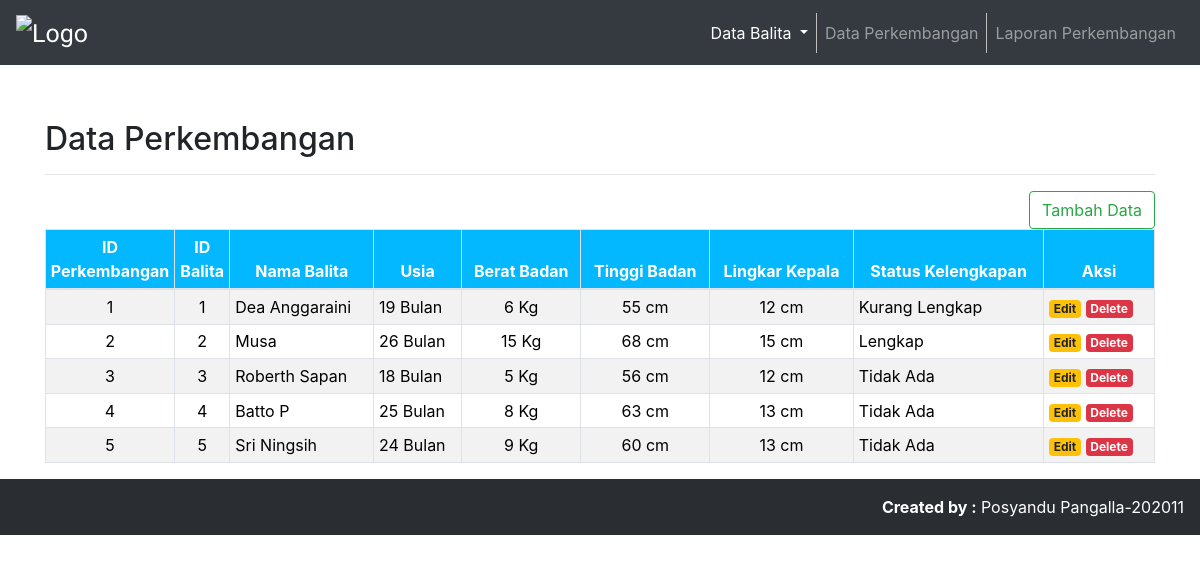
The page /admin/index-perkembangan.php on the database its author committed.
### tables this page shows
CREATE TABLE `perkembangan` (
  `idperkembangan` int(5) NOT NULL,
  `idbalita` int(5) NOT NULL,
  `berat_badan` double NOT NULL,
  `tinggi_badan` double NOT NULL,
  `lingkar_kepala` double NOT NULL,
  `id_imunisasi` int(5) NOT NULL,
  `lingkar_perut` double NOT NULL
);

CREATE TABLE `balita` (
  `idbalita` int(5) NOT NULL,
  `nama_balita` varchar(100) NOT NULL,
  `tanggal_lahir` date NOT NULL,
  `jenis_kelamin` enum('Laki-laki','Perempuan') NOT NULL,
  `nama_ayah` varchar(100) NOT NULL,
  `nama_ibu` varchar(100) NOT NULL,
  `alamat` text NOT NULL
);

CREATE TABLE `imunisasi` (
  `id_imunisasi` int(5) NOT NULL,
  `idbalita` int(5) NOT NULL,
  `hb` date DEFAULT NULL,
  `bcg` date DEFAULT NULL,
  `dpt1` date DEFAULT NULL,
  `hb2` date DEFAULT NULL,
  `hb3` date DEFAULT NULL,
  `campak` date DEFAULT NULL,
  `status_imunisasi` enum('Lengkap','Kurang Lengkap','Tidak Ada') NOT NULL,
  `status_tinggi_badan` enum('Naik','Tetap','Turun') NOT NULL,
  `status_berat_badan` enum('Naik','Tetap','Turun') NOT NULL,
  `status_lingkar_kepala` enum('Baik','Cukup','Kurang Baik') NOT NULL
);

### admin/index-perkembangan.php (the view, shortened to what this page needs)
<?php
	include('koneksi.php');
?>
<!DOCTYPE html>
<html lang="en">
<head>
	<link rel="stylesheet" href="https://maxcdn.bootstrapcdn.com/bootstrap/4.5.2/css/bootstrap.min.css">
	<link rel="stylesheet" href="style.css">
	<link rel="stylesheet" href="https://cdnjs.cloudflare.com/ajax/libs/font-awesome/4.7.0/css/font-awesome.min.css">
</head>
<body>
	<nav class="navbar navbar-expand-md bg-dark navbar-dark fixed-top">
		<a class="navbar-brand">
			<img src="http://indihealth.com/indihealthcom/assets/images/products/5acf891ba61c4.png" alt="Logo"
				style="width:150px;"></a>
		<div class="collapse navbar-collapse" id="collapsibleNavbar">
			<ul class="navbar-nav ml-auto">
				<li class="nav-item dropdown active">
					<a class="nav-link dropdown-toggle" href="#" id="navbarDropdown" role="button"
						data-toggle="dropdown" aria-haspopup="true" aria-expanded="false">
						Data Balita
					</a>
				</li>
				<li class="nav-item">
					<a class="nav-link" href="index-perkembangan.php">Data Perkembangan</a>
				</li>
				<li class="nav-item">
					<a class="nav-link" href="laporan-perkembangan.php">Laporan Perkembangan</a>
				</li>
			</ul>
		</div>
	</nav>
	<br><br><br><br><br>
	<div class="container">
		<h2>Data Perkembangan</h2>
		<hr>
		<div id="button">
			<span style="float: right">
				<a href="proses/create-perkembangan.php" class="btn btn-outline-success" role="button">Tambah Data</a>
			</span>
		</div>
		<table class="table table-striped table-hover table-sm table-bordered">
			<thead class="thead">
				<tr align="center">
					<th style="width:10%">ID Perkembangan</th>
					<th style="width:5%">ID Balita</th>
					<th>Nama Balita</th>
					<th>Usia</th>
					<th>Berat Badan</th>
					<th>Tinggi Badan</th>
					<th>Lingkar Kepala</th>
					<th>Status Kelengkapan</th>
					<th style="width:10%">Aksi</th>
				</tr>
			</thead>
			<tbody>
				<?php
				$sql = mysqli_query($koneksi, "SELECT perkembangan.*, balita.nama_balita, TIMESTAMPDIFF(MONTH, balita.tanggal_lahir, NOW()) AS usia, imunisasi.status_imunisasi
					FROM perkembangan LEFT JOIN balita ON balita.idbalita = perkembangan.idbalita
					LEFT JOIN imunisasi ON imunisasi.id_imunisasi = perkembangan.id_imunisasi")
					or die(mysqli_error($koneksi));
				if(mysqli_num_rows($sql) > 0){
					while($data = mysqli_fetch_assoc($sql)){
						echo '
						<tr>
							<td align="center">'.$data['idperkembangan'].'</td>
							<td align="center">'.$data['idbalita'].'</td>
							<td>'.$data['nama_balita'].'</td>
							<td>'.$data['usia'].' Bulan</td>
							<td align="center">'.$data['berat_badan'].' Kg</td>
							<td align="center">'.$data['tinggi_badan'].' cm</td>
							<td align="center">'.$data['lingkar_kepala'].' cm</td>
							<td>'.$data['status_imunisasi'].'</td>
							<td>
								<a href="proses/edit-perkembangan.php?idperkembangan='.$data['idperkembangan'].'"><span class="badge badge-warning">Edit</a>
								<a href="delete-perkembangan.php?idperkembangan='.$data['idperkembangan'].'" class="badge badge-danger" onclick="return confirm(\'Yakin ingin menghapus data ini?\')">Delete</a>
							</td>
						</tr>
						';
					}
				}else{
					echo '
					<tr>
						<td colspan="6">Tidak ada data.</td>
					</tr>
					';
				}
			?>
		</table>
	</div>
	<?php
		include('template/footer.php');
	?>
</body>
</html>

### admin/style.css (style rules this page uses)
.navbar-nav .nav-item:not(:last-child) { border-right: 1px solid silver; }
.navbar-brand { font-family: 'Roboto', sans-serif; font-size: 25px; margin: 0px; }
.table { color: black; }
.thead { background-color: rgb(4, 184, 255); color:white; }

### rows shown on the page
perkembangan: idperkembangan "1", idbalita "1", idbalita.nama_balita "Dea Anggaraini", usia "19", berat_badan "6", tinggi_badan "55", lingkar_kepala "12", id_imunisasi.status_imunisasi "Kurang Lengkap"
perkembangan: idperkembangan "2", idbalita "2", idbalita.nama_balita "Musa", usia "26", berat_badan "15", tinggi_badan "68", lingkar_kepala "15", id_imunisasi.status_imunisasi "Lengkap"
perkembangan: idperkembangan "3", idbalita "3", idbalita.nama_balita "Roberth Sapan", usia "18", berat_badan "5", tinggi_badan "56", lingkar_kepala "12", id_imunisasi.status_imunisasi "Tidak Ada"
perkembangan: idperkembangan "4", idbalita "4", idbalita.nama_balita "Batto P", usia "25", berat_badan "8", tinggi_badan "63", lingkar_kepala "13", id_imunisasi.status_imunisasi "Tidak Ada"
perkembangan: idperkembangan "5", idbalita "5", idbalita.nama_balita "Sri Ningsih", usia "24", berat_badan "9", tinggi_badan "60", lingkar_kepala "13", id_imunisasi.status_imunisasi "Tidak Ada"
